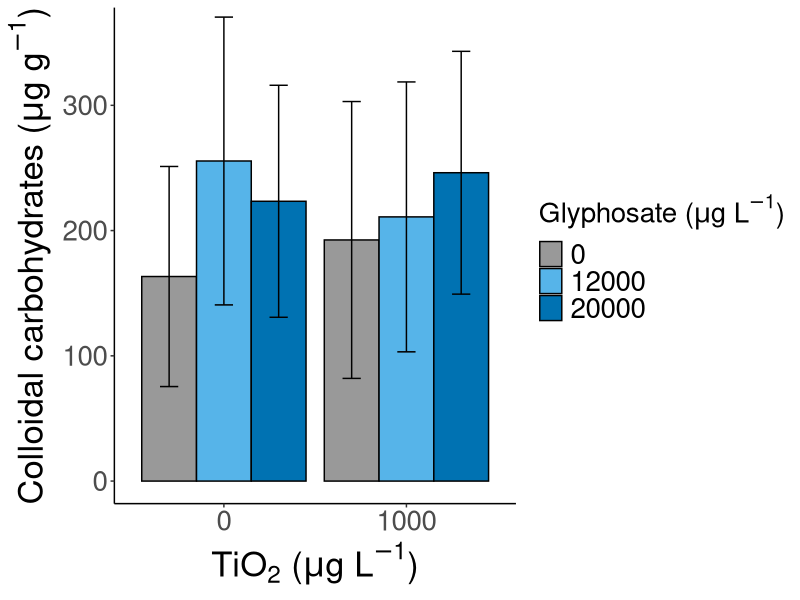
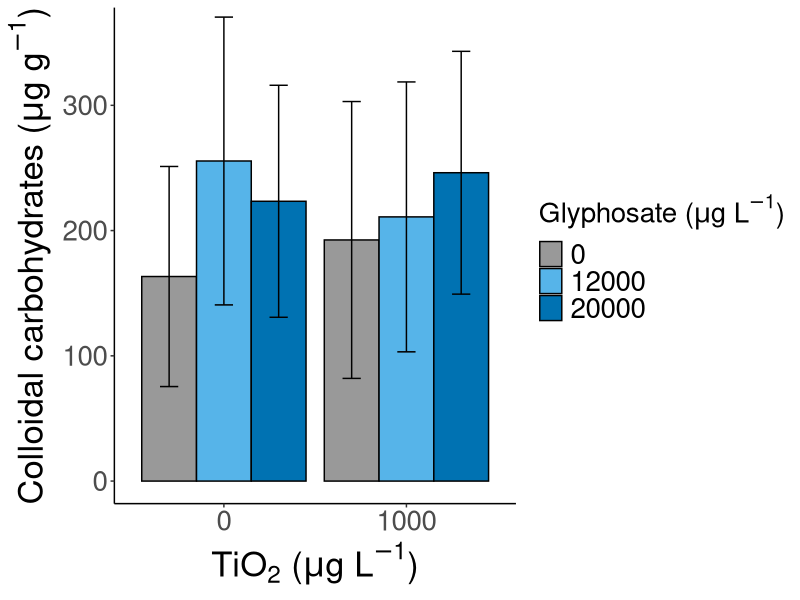

Generate these figures, in order, with R:
##############################################################################
# Figure 6 - Mean colloidal carbohydrate content 
# after stressor application, by TiO2 and Glyphosate.
##############################################################################

# 1) Load packages
library(dplyr)
library(plyr)
library(ggplot2)
library(here)

# 2) Read in the contact_core data
contact_core <- read.delim(here("contact_core_data.txt"))

# 3) Define summarySE
summarySE <- function(data = NULL, measurevar, groupvars = NULL,
                      na.rm = FALSE, conf.interval = 0.95, .drop = TRUE) {
  library(plyr)
  length2 <- function(x, na.rm = FALSE) {
    if (na.rm) sum(!is.na(x)) else length(x)
  }
  datac <- ddply(
    data, groupvars, .drop = .drop,
    .fun = function(xx, col) {
      c(N    = length2(xx[[col]], na.rm = na.rm),
        mean = mean(xx[[col]], na.rm = na.rm),
        sd   = sd(xx[[col]], na.rm = na.rm))
    },
    measurevar
  )
  datac <- plyr::rename(datac, c("mean" = measurevar))
  datac$se <- datac$sd / sqrt(datac$N)
  ciMult <- qt(conf.interval / 2 + 0.5, datac$N - 1)
  datac$ci <- datac$se * ciMult
  return(datac)
}

# 4) Convert columns to factors
contact_core$Stressor.status <- as.factor(contact_core$Stressor.status)
contact_core$Glyphosate      <- as.factor(contact_core$Glyphosate)
contact_core$TiO2            <- as.factor(contact_core$TiO2)

# 5) Subset to post-stressor data only
contact_post <- subset(contact_core, Stressor.status == "Post")

# 6) Summarise colloidal carbohydrate content by glyphosate and TiO2
sum_coll_post <- summarySE(
  contact_post, 
  measurevar = "Colloidal.carbs", 
  groupvars = c("Glyphosate", "TiO2")
)

# 7) Convert factor levels to numeric-coded strings
sum_coll_post$Gly_values <- as.numeric(sum_coll_post$Glyphosate)
sum_coll_post$Gly_values[sum_coll_post$Gly_values == 1] <- 0
sum_coll_post$Gly_values[sum_coll_post$Gly_values == 2] <- 12000
sum_coll_post$Gly_values[sum_coll_post$Gly_values == 3] <- 20000
sum_coll_post$Gly_values <- as.factor(sum_coll_post$Gly_values)

sum_coll_post$TiO2_values <- as.numeric(sum_coll_post$TiO2)
sum_coll_post$TiO2_values[sum_coll_post$TiO2_values == 1] <- 0
sum_coll_post$TiO2_values[sum_coll_post$TiO2_values == 2] <- 1000
sum_coll_post$TiO2_values <- as.factor(sum_coll_post$TiO2_values)

# 8) Create the bar chart
fig6_coll_post <- ggplot(sum_coll_post, aes(
  x    = TiO2_values,
  y    = Colloidal.carbs,
  fill = Gly_values
)) +
  geom_bar(
    position = position_dodge(width = 0.9),
    stat     = "summary",
    fun      = "mean",
    colour   = "black"
  ) +
  geom_errorbar(aes(
    ymin = Colloidal.carbs - sd,
    ymax = Colloidal.carbs + sd
  ),
  width = 0.3,
  position = position_dodge(width = 0.9)
  ) +
  coord_cartesian(ylim = c(0, 360)) +
  scale_fill_manual(
    values = c("0" = "#999999", "12000" = "#56B4E9", "20000" = "#0072B2"),
    name   = expression(paste("Glyphosate (", mu, "g L"^-1, ")"))
  ) +
  xlab(expression(paste("TiO"[2], " (", mu, "g L"^-1, ")"))) +
  ylab(expression(
    paste("Colloidal carbohydrates (", mu, "g g"^-1, ")")
  )) +
  theme_classic() +
  theme(
    axis.text   = element_text(size = 20),
    axis.title  = element_text(size = 25),
    legend.text = element_text(size = 20),
    legend.title= element_text(size = 20)
  )

# 9) Print or export
print(fig6_coll_post)
ggsave("Figure6.png", fig6_coll_post, width = 8, height = 6, dpi = 300)
